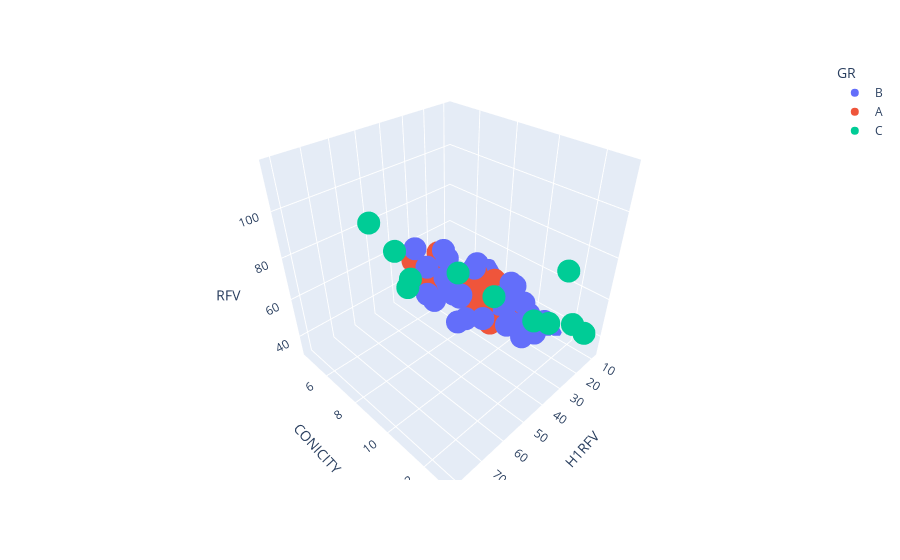

Write notebook code for a chart like this one.
### Code cell
fig = px.scatter_3d(data, x="H1RFV", y="CONICITY",z="RFV",
                    color= "GR")

fig.show()

### Figure 1 — Plotly figure (JSON) as saved in the notebook; plotly's stock layout.template omitted (floating-point values rounded to 4 significant figures)
{"data": [{"hovertemplate": "GR=B<br>H1RFV=%{x}<br>CONICITY=%{y}<br>RFV=%{z}<extra></extra>", "legendgroup": "B", "marker": {"color": "#636efa", "symbol": "circle"}, "mode": "markers", "name": "B", "scene": "scene", "showlegend": true, "type": "scatter3d", "x": [34, 34, 46, 55, 48, 43, 55, 55, 13, 48, 40, 34, 18, 49, 23, 33, 15, 27, 23, 18, 46, 49, 27, 52, 38, 23, 55, 52, 30, 28, 51, 12, 45, 10, 9], "y": [10.3, 11.4, 8.5, 8.7, 9.6, 9.1, 10.7, 10.3, 6.8, 7.8, 11.2, 10.8, 10.8, 10.4, 7.8, 11.6, 10.2, 10.9, 11.6, 7.3, 10.6, 9.4, 11.2, 8.7, 10.9, 11.2, 9.8, 9.3, 9.9, 10.4, 9.3, 8.8, 6.7, 7.2, 11], "z": [63, 66, 83, 69, 68, 63, 69, 65, 44, 73, 58, 53, 39, 86, 58, 61, 35, 40, 50, 55, 62, 69, 46, 64, 65, 41, 80, 78, 54, 65, 86, 48, 75, 46, 32]}, {"hovertemplate": "GR=A<br>H1RFV=%{x}<br>CONICITY=%{y}<br>RFV=%{z}<extra></extra>", "legendgroup": "A", "marker": {"color": "#EF553B", "symbol": "circle"}, "mode": "markers", "name": "A", "scene": "scene", "showlegend": true, "type": "scatter3d", "x": [38, 23, 28, 14, 38, 18, 29, 16, 26, 19, 20, 21, 33, 35, 44, 32, 41, 12, 16, 32, 41, 29, 14, 34, 16, 21, 24, 30, 13, 23, 29, 22, 31, 21], "y": [9.7, 8.5, 8.4, 4.5, 9.9, 4.7, 8.2, 9.4, 9.9, 8.4, 7.1, 5.7, 7.5, 6.7, 6.4, 8.3, 6.6, 8, 7, 8.1, 7, 8.6, 6.1, 9.8, 8.2, 7.2, 7.9, 6.4, 8.6, 5.8, 6.9, 6.8, 8.6, 4.5], "z": [55, 51, 55, 46, 62, 49, 37, 39, 42, 40, 50, 34, 60, 55, 67, 49, 63, 34, 41, 58, 56, 48, 35, 46, 49, 51, 56, 57, 33, 41, 52, 40, 44, 35]}, {"hovertemplate": "GR=C<br>H1RFV=%{x}<br>CONICITY=%{y}<br>RFV=%{z}<extra></extra>", "legendgroup": "C", "marker": {"color": "#00cc96", "symbol": "circle"}, "mode": "markers", "name": "C", "scene": "scene", "showlegend": true, "type": "scatter3d", "x": [77, 14, 40, 55, 63, 27, 24, 67, 12, 48, 81], "y": [10.9, 12.9, 10.5, 10.3, 8.1, 12.1, 12.4, 9.3, 12.2, 13, 9.8], "z": [101, 45, 68, 87, 90, 55, 80, 83, 44, 77, 117]}], "layout": {"legend": {"title": {"text": "GR"}, "tracegroupgap": 0}, "margin": {"t": 60}, "scene": {"domain": {"x": [0, 1], "y": [0, 1]}, "xaxis": {"title": {"text": "H1RFV"}}, "yaxis": {"title": {"text": "CONICITY"}}, "zaxis": {"title": {"text": "RFV"}}}}}
